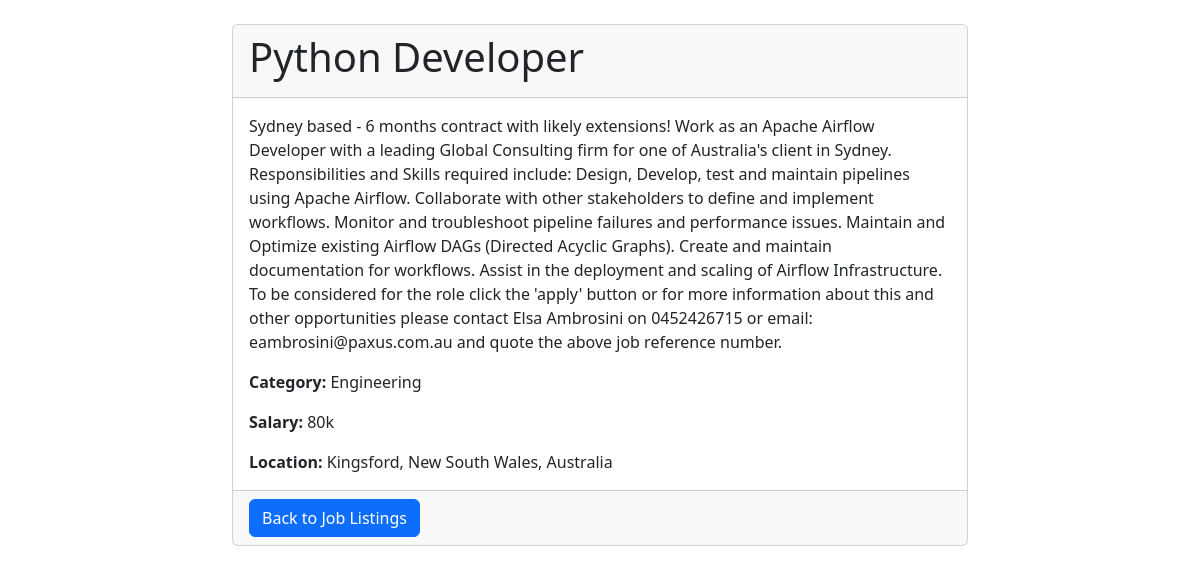
The page /job/3 on the database its author committed.
### models.py (models this page shows, shortened)
class Job(db.Model):
    id = db.Column(db.Integer, primary_key=True)
    title = db.Column(db.String(100), nullable=False)
    description = db.Column(db.Text, nullable=False)
    category = db.Column(db.String(50), nullable=False)
    salary = db.Column(db.String(50), nullable=False)
    location = db.Column(db.String(100), nullable=True)
    company = db.Column(db.String(50), nullable=True)

### app.py (the view)
@app.route('/job/<int:job_id>')
def job_detail(job_id):
    job = Job.query.get(job_id)
    return render_template('job_detail.html', job=job)

### templates/job_detail.html (shortened to what this page needs)
<!DOCTYPE html>
<html>
<head>
    <link href="https://cdn.jsdelivr.net/npm/bootstrap@5.3.0/dist/css/bootstrap.min.css" rel="stylesheet">
</head>
<body>
    <div class="container mt-4">
        <div class="row">
            <div class="col-md-8 offset-md-2">
                <div class="card">
                    <div class="card-header">
                        <h1 class="card-title">{{ job.title }}</h1>
                    </div>
                    <div class="card-body">
                        <p class="card-text">{{ job.description }}</p>
                        <p class="card-text"><strong>Category:</strong> {{ job.category }}</p>
                        <p class="card-text"><strong>Salary:</strong> {{ job.salary }}</p>
                        <p class="card-text"><strong>Location:</strong> {{ job.location }}</p>
                    </div>
                    <div class="card-footer text-muted">
                        <a href="{{ url_for('index') }}" class="btn btn-primary">Back to Job Listings</a>
                    </div>
                </div>
            </div>
        </div>
    </div>
</body>
</html>

### rows shown on the page
Job: title "Python Developer", description "Sydney based - 6 months contract with likely extensions! Work as an Apache Airflow Developer with a leading Global Consulting firm for one of Australia's client in Sydney. Responsibilities and Skills required include: Design, Develop, test and maintain pipelines using Apache Airflow. Collaborate with other stakeholders to define and implement workflows. Monitor and troubleshoot pipeline failures and performance issues. Maintain and Optimize existing Airflow DAGs (Directed Acyclic Graphs). Create and maintain documentation for workflows. Assist in the deployment and scaling of Airflow Infrastructure. To be considered for the role click the 'apply' button or for more information about this…", category "Engineering", salary "80k", location "Kingsford, New South Wales, Australia"
